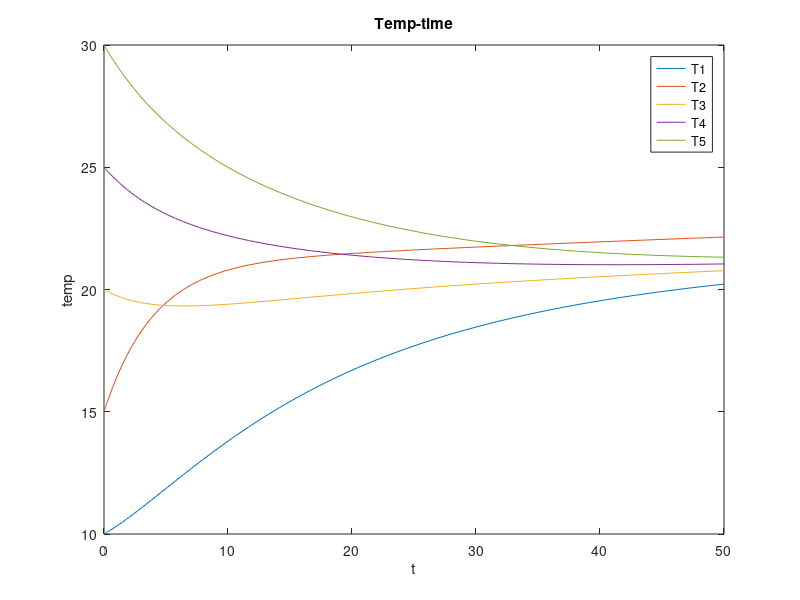

This figure's MATLAB source:
%setting up matlab
clear all;
clc;
close all

%given parametrs
alpha = 0.05;
alpha_h = 0.0036;
alpha_e = 0.008;
Th = 100;
Te = 15;

tspan = [0, 50];
temp0 = [10; 15; 20; 25; 30];

f = @(t, temp)[alpha*(temp(2) - temp(1))+alpha_e *(Te - temp(1));

    alpha*(temp(1) - temp(2)) + alpha*(temp(3) - temp(2)) + alpha*(temp(4)-temp(2)) + alpha*(temp(5)-temp(2))+alpha_h*(Th - temp(2));

    alpha*(temp(2) - temp(3)) + alpha_e*(Te - temp(3));

    alpha*(temp(2) - temp(4)) + alpha_e*(Te - temp(4));

    alpha*(temp(2) - temp(5)) + alpha_e*(Te - temp(5))];

[t, temp] = ode45(f, tspan, temp0);

plot(t, temp);
title('Temp-time')
xlabel('t');
ylabel('temp');
legend('T1','T2','T3','T4','T5');